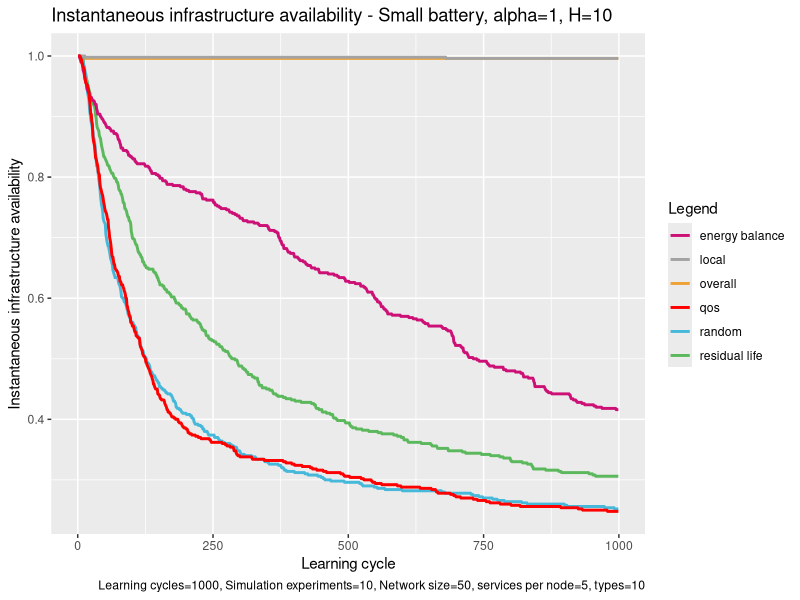

Write the R code that produced this figure.
# execute all lines: ctrl + shift + enter

library(ggplot2)

# set working directory here
setwd(dirname(rstudioapi::getSourceEditorContext()$path))

overall <- read.table("exp_assembly_overall_energy_template.txt", 
                      header = F,
                      sep = " ",
                      col.names= c("overallx", "overally")
)

random <- read.table("exp_assembly_random.txt", 
                     header = F,
                     sep = " ",
                     col.names= c("randomx", "randomy")
)

res <- read.table("exp_assembly_residual_life_template.txt", 
                  header = F,
                  sep = " ",
                  col.names= c("resx","resy")
)

local <- read.table("exp_assembly_local_energy_template.txt", 
                    header = F,
                    sep = " ",
                    col.names= c("locx","locy")
)

learning <- read.table("exp_assembly_energyAware.txt", 
                          header = F,
                          sep = " ",
                          col.names= c("enx","eny")
)

qos <- read.table("exp_assembly_QoS.txt", 
                       header = F,
                       sep = " ",
                       col.names= c("qosx","qosy")
)


overall_x <- overall$overallx
overall_y <- overall$overally

random_y <- random$randomy
res_y <- res$resy
local_y <- local$locy
energyAware_y <- learning$eny
qos_y <- qos$qosy

head(overall)

colors <- c("overall" = "#EEA236", "residual life" = "#5CB85C", "random" = "#46B8DA", "local"="gray64", "energy balance"="deeppink3", "qos"="#FF0000")

ggplot(data=local, aes(x=overall_x, col = group)) + 
  
  geom_line(aes(y = overall_y, color = "overall"), size = 1) +
  geom_line(aes(y = res_y, color = "residual life"), size = 1) +
  geom_line(aes(y = random_y, color = "random"), size = 1) +
  geom_line(aes(y = local_y, color = "local"), size = 1) +
  geom_line(aes(y = energyAware_y, color = "energy balance"), size = 1) +
  geom_line(aes(y = qos_y, color = "qos"), size = 1) +
  
  labs(x = "Learning cycle",
       y = "Instantaneous infrastructure availability",
       color = "Legend",
       title = "Instantaneous infrastructure availability - Small battery, alpha=1, H=10", 
       caption = "Learning cycles=1000, Simulation experiments=10, Network size=50, services per node=5, types=10") +
  
  scale_color_manual(values = colors)
